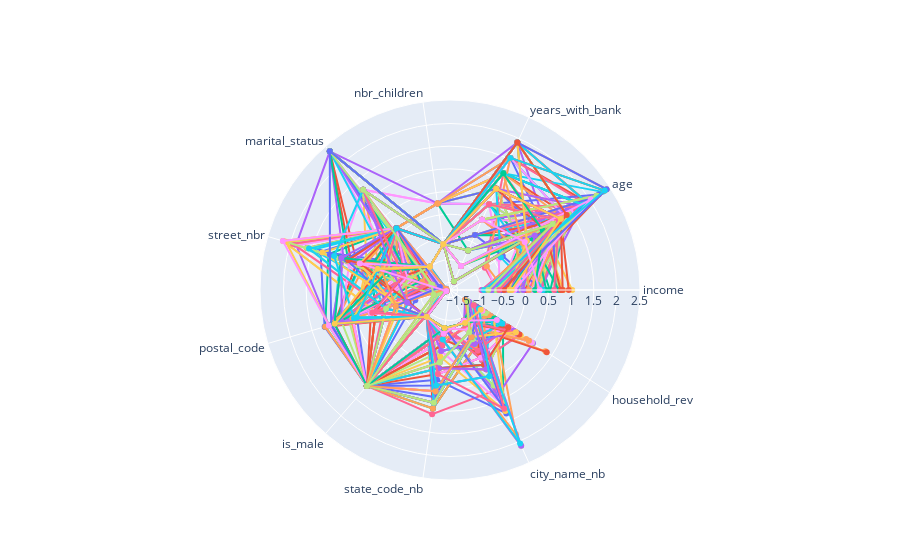

Notebook code for this chart:
### Code cell
r = []
for i in range(len(X_scaled)):
    if y_km[i]==2:
        r.append(X_scaled.loc[i].values.tolist())
radar_plots(r)
